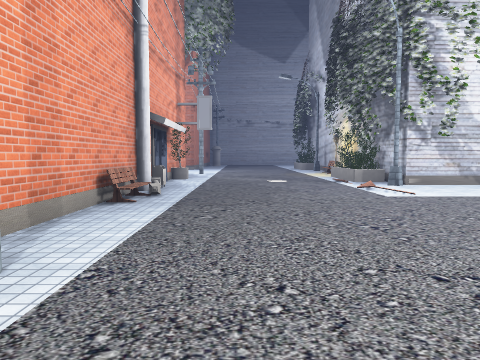
[1] (above)

16 first-person views from a walk through a scene from a Unity 3-D project. The camera is 1.5 m above the floor, tilts 4° down and sees 70° across. The floor is counted in squares, 2 m on a side. Each view is taken from the middle of a square. On the plan, view 1 faces up. The plan holds only what a view shows up to about 11 squares ahead; the rest is blank. The place goes on beyond the plan. The player character is not drawn. Some surface patterns are stand-ins.

[2]
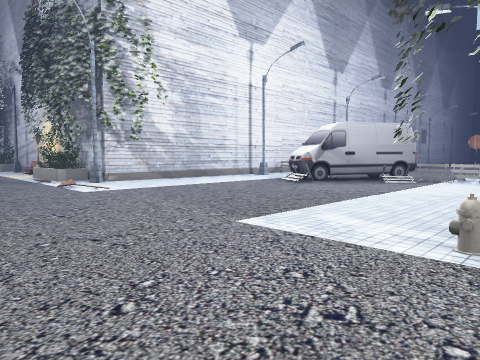

[3]
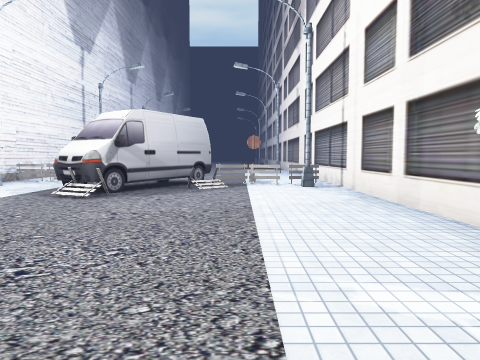

[4]
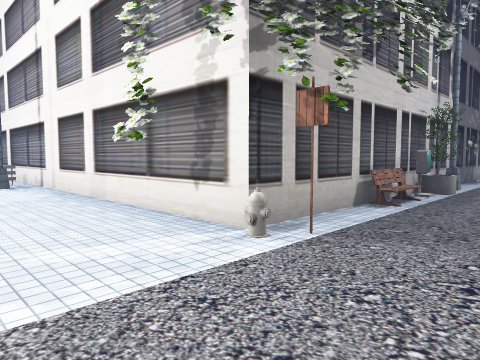

[5]
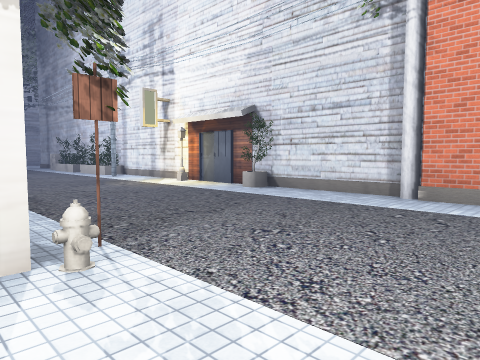

[6]
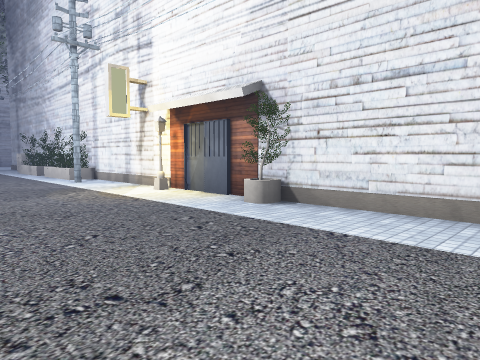

[7]
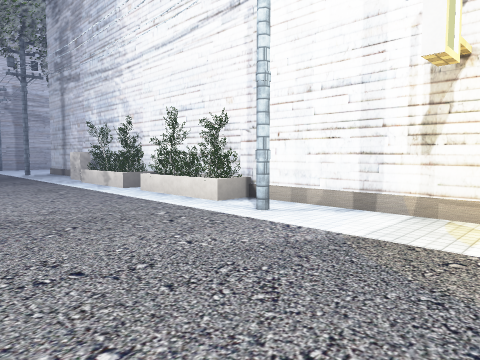

[8]
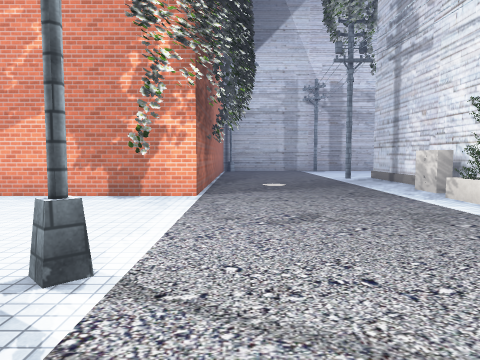

[9]
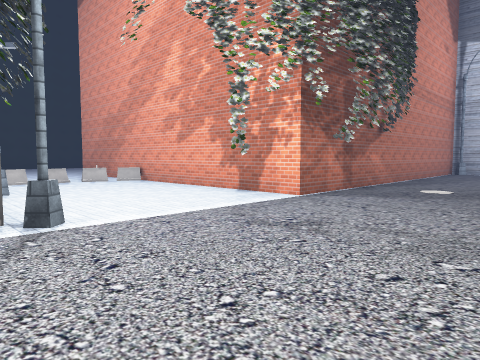

[10]
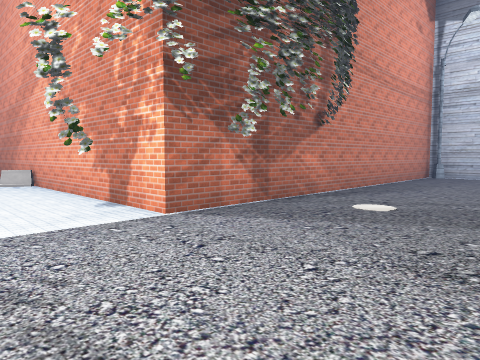

[11]
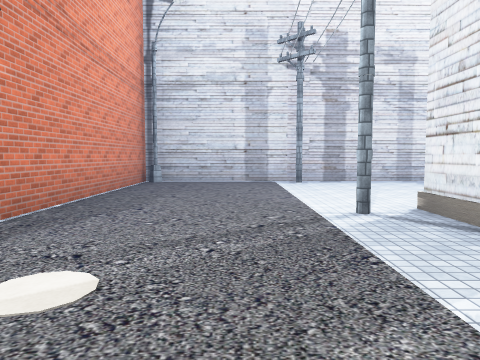

[12]
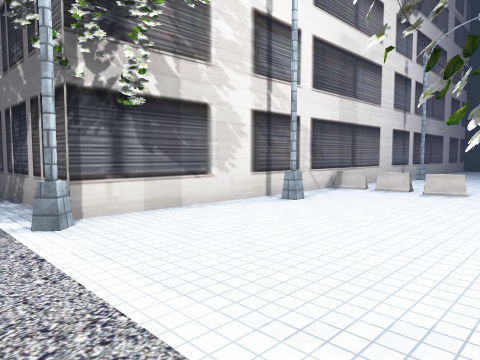

[13]
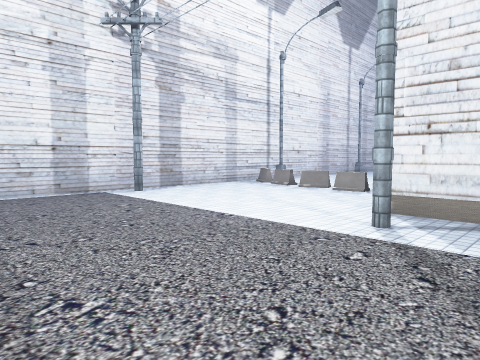

[14]
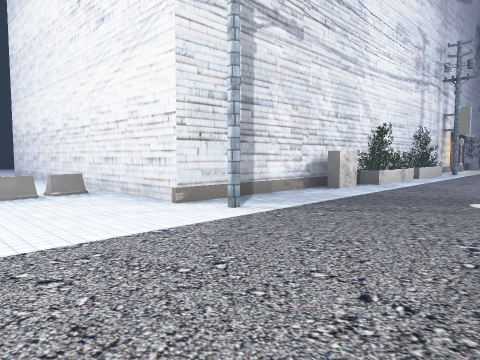

[15]
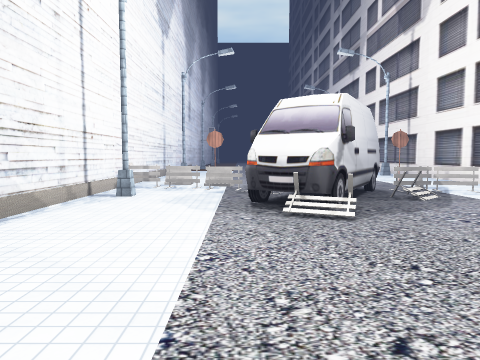

[16]
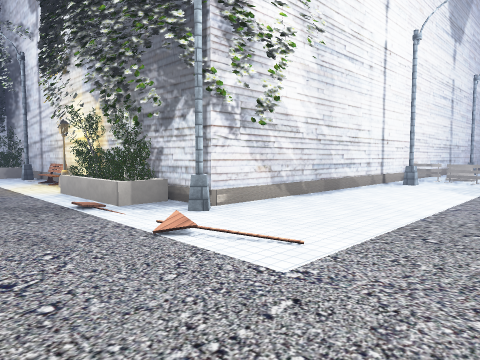

### Floor plan
Points are (right, up) in squares from view 1. A wall is a line through its corners. A room is listed if a view was taken in it or the views show most of it. See-through windows are left out.
Room 1 (views 1, 2, 3, 4, 5, 6, 7, 8, 9, 10, 11, 12, 13, 14, 15, 16)
walls: (3.4, -4.2) (3.4, -1.6); (3.4, -0.5) (14.5, -0.5); (-2.6, -0.2) (-2.6, -22.8) (-8.5, -22.8); (-2.2, 1) (-2.2, 0); (13.4, -12.8) (3.4, -12.8) (3.4, -6.4); (8.8, 5) (9, 5.4); (11.9, 2.8) (8.5, 4.8) (9.1, 5.9); (8.8, 5.4) (9.1, 5.8); (-2.4, -17.9) (-2, -17.9) (-2, -18.8) (-2.4, -18.8); (-2.2, 7.5) (-2.2, 3.1); (-2.2, 10.2) (-2.2, 8.6); (4.3, 12.4) (4.3, 13.1); (14.5, 9) (4.3, 9) (4.3, 9.5); (-5.5, -28.3) (2.8, -28.3) (2.8, -17.4) (12.1, -17.4)
objects: other object (-6, -28) to (-6, -27); other object (-5, -26); other object (-5, -25); other object (-5, -24); other object (-2, -17) to (-2, -15); other object (-2, -14) to (-2, -12); other object (-2, -7); other object (-2, -4); other object (-2, 6); other object (-2, 8); other object (-2, 11); other object (3, -6); other object (3, -5); other object (3, -4); other object (3, -1); other object (3, 0); other object (4, 10) to (4, 12); other object (4, 14); other object (8, 5); other object (9, -17); other object (9, -16); other object (9, -14); other object (9, -13); other object (10, -15); other object (10, 3); other object (11, 0); other object (11, 1); other object (11, 2); other object (11, 6); other object (12, 2); other object (12, 6); other object (12, 7); other object (12, 8); other object (13, 6); other object (13, 7) to (13, 8); other object (14, 2); other object (14, 7)

Positions as (right, up) in squares from view 1, and headings:
1: (0, 0), facing up
2: (0, -1), facing up-right
3: (2, 2), facing right
4: (1, 2), facing down-right
5: (4, 2), facing down-left
6: (2, 0), facing down-left
7: (2, -7), facing down-left
8: (2, -11), facing down
9: (-1, -12), facing down-right
10: (-1, -15), facing down-right
11: (0, -18), facing down
12: (2, -17), facing up-right
13: (2, -21), facing down-left
14: (2, -26), facing up-left
15: (4, 6), facing right
16: (1, 5), facing up-right
